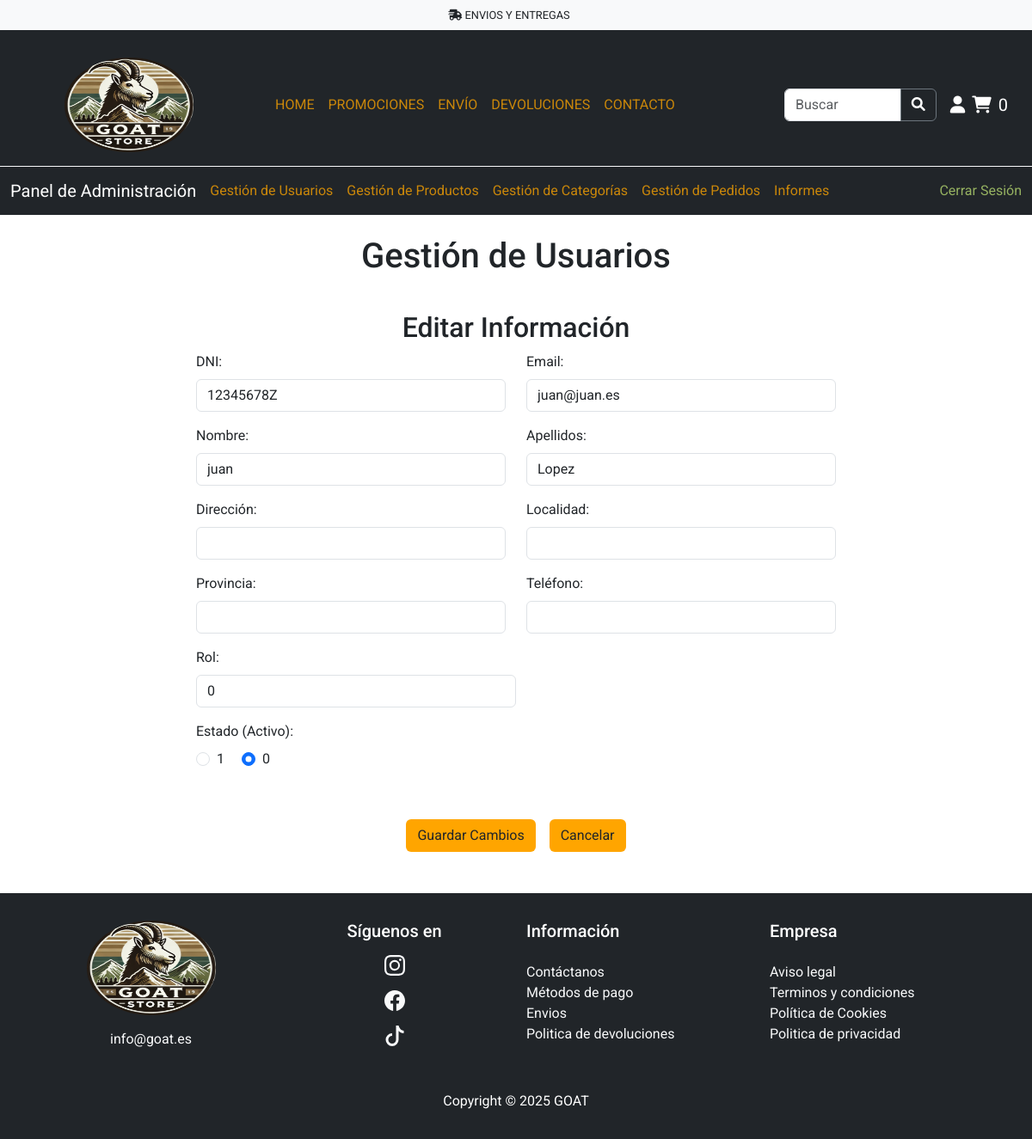
The app's page /paginas/editar_administrador.php?dni=12345678Z (signed in) with its own data.
### tables this page shows
CREATE TABLE `usuarios` (
  `dni` varchar(9) NOT NULL,
  `clave` varchar(60) NOT NULL,
  `nombre` varchar(30) NOT NULL,
  `apellidos` varchar(80) NOT NULL,
  `direccion` varchar(50) NOT NULL,
  `localidad` varchar(30) NOT NULL,
  `provincia` varchar(30) NOT NULL,
  `telefono` varchar(9) NOT NULL,
  `email` varchar(30) NOT NULL,
  `rol` tinyint(1) NOT NULL,
  `activo` tinyint(1) NOT NULL
);

### gestores/GestorUsuarios.php (called while the page is built, shortened)
<?php
class GestorUsuarios
{
    private $db;
    public function __construct($db)
    {
        $this->db = $db;
    }
    public function obtener_datos_dni($dni)
    {
        $sql = "SELECT * FROM usuarios WHERE dni = :dni";
        try {
            $stmt = $this->db->prepare($sql);
            $stmt->bindParam(':dni', $dni, PDO::PARAM_STR);
            $stmt->execute();
            return $stmt->fetch(PDO::FETCH_ASSOC);
        } catch (PDOException $e) {
            echo "Error al obtener los datos del usuario: " . $e->getMessage();
            return false;
        }
    }
}
?>

### paginas/editar_administrador.php (the view, shortened to what this page needs)
<?php
require_once '../servidor/config.php';
include_once '../gestores/GestorUsuarios.php';
$db = conectar();
$gestor = new GestorUsuarios($db);
if (isset($_GET['dni'])) {
    $dni = $_GET['dni'];
    $usuario = $gestor->obtener_datos_dni($dni);
}
?>
<!DOCTYPE html>
<html lang="en">
<head>
    <link href="https://cdn.jsdelivr.net/npm/bootstrap@5.3.0/dist/css/bootstrap.min.css" rel="stylesheet">
    <link rel="stylesheet" href="https://cdnjs.cloudflare.com/ajax/libs/font-awesome/6.0.0-beta3/css/all.min.css">
    <link rel="stylesheet" href="../estilos/style1.css">
</head>
<body class="d-flex flex-column min-vh-100">
    <?php include_once '../plantillas/header.php' ?>
    <?php
    include '../plantillas/menuAdmin.php';
    ?>
    <div class="container-fluid mt-4 flex-grow-1">
        <h1 class="text-center mb-4">Gestión de Usuarios</h1>
        <div class="row justify-content-center">
            <div class="col-md-8">
                <div class="content p-3">
                    <h2 class="text-center">Editar Información</h2>
                    <form action="" method="post">
                        <div class="row">
                            <div class="col-md-6 mb-3">
                                <label for="dni" class="form-label">DNI:</label>
                                <input type="text" id="dni" name="dni" class="form-control" value="<?php echo htmlspecialchars($usuario['dni']); ?>" readonly>
                            </div>
                            <div class="col-md-6 mb-3">
                                <label for="email" class="form-label">Email:</label>
                                <input type="text" id="email" name="email" class="form-control" value="<?php echo htmlspecialchars($usuario['email']); ?>" readonly>
                            </div>
                        </div>
                        <div class="row">
                            <div class="col-md-6 mb-3">
                                <label for="nombre" class="form-label">Nombre:</label>
                                <input type="text" id="nombre" name="nombre" class="form-control" value="<?php echo htmlspecialchars($usuario['nombre']); ?>">
                            </div>
                            <div class="col-md-6 mb-3">
                                <label for="apellidos" class="form-label">Apellidos:</label>
                                <input type="text" id="apellidos" name="apellidos" class="form-control" value="<?php echo htmlspecialchars($usuario['apellidos']); ?>">
                            </div>
                        </div>
                        <div class="row">
                            <div class="col-md-6 mb-3">
                                <label for="direccion" class="form-label">Dirección:</label>
                                <input type="text" id="direccion" name="direccion" class="form-control" value="<?php echo htmlspecialchars($usuario['direccion']); ?>">
                            </div>
                            <div class="col-md-6 mb-3">
                                <label for="localidad" class="form-label">Localidad:</label>
                                <input type="text" id="localidad" name="localidad" class="form-control" value="<?php echo htmlspecialchars($usuario['localidad']); ?>">
                            </div>
                        </div>
                        <div class="row">
                            <div class="col-md-6 mb-3">
                                <label for="provincia" class="form-label">Provincia:</label>
                                <input type="text" id="provincia" name="provincia" class="form-control" value="<?php echo htmlspecialchars($usuario['provincia']); ?>">
                            </div>
                            <div class="col-md-6 mb-3">
                                <label for="telefono" class="form-label">Teléfono:</label>
                                <input type="text" id="telefono" name="telefono" class="form-control" value="<?php echo htmlspecialchars($usuario['telefono']); ?>">
                            </div>
                        </div>
                            <div class="col-md-6 mb-3">
                                <label for="rol" class="form-label">Rol:</label>
                                <select id="rol" name="rol" class="form-control">
                                    <option value="0" <?php echo ($usuario['rol'] == 0) ? 'selected' : ''; ?>>0</option>
                                </select>
                            </div>
                            <div class="col-md-6 mb-3">
                                <label for="estado" class="form-label">Estado (Activo):</label><br>
                                <div class="form-check form-check-inline">
                                    <input class="form-check-input" type="radio" id="activo" name="estado" value="1" <?php echo ($usuario['activo'] == 1) ? 'checked' : ''; ?>>
                                    <label class="form-check-label" for="activo">1</label>
                                </div>
                                <div class="form-check form-check-inline">
                                    <input class="form-check-input" type="radio" id="inactivo" name="estado" value="0" <?php echo ($usuario['activo'] == 0) ? 'checked' : ''; ?>>
                                    <label class="form-check-label" for="inactivo">0</label>
                                </div>
                            </div>
                        </div>
                        <div class="d-flex justify-content-center mt-4 mb-5">
                        <button type="submit" class="btn bg-secondary-custom me-3">Guardar Cambios</button>
                            <a href="gestion_usuarios.php" class="btn bg-secondary-custom">Cancelar</a>
                        </div>
                </div>
            </div>
        </div>
    <?php include '../plantillas/footer.php' ?>
</body>
</html>

### estilos/style1.css (style rules this page uses)
:root { --primary-color: rgb(150, 178, 97); --secondary-color: orange; --terciary-color: #929768; --text-color: rgb(202, 135, 10); --link-hover-color: rgb(202, 135, 10); }
body { font-family: "Roboto", sans-serif; }
.bg-secondary-custom { background-color: var(--secondary-color) !important; }

### records on screen
usuarios: dni "12345678Z", email "juan@juan.es", nombre "juan", apellidos "Lopez", rol "0", activo "☐ 1", activo "☑ 0"

### other values on screen
$numCarrito "0"
